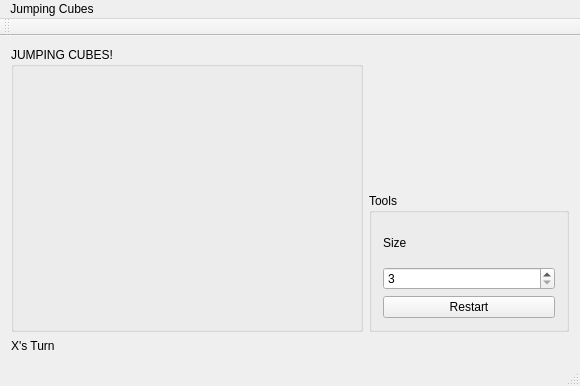
<?xml version="1.0" encoding="UTF-8"?>



<ui version="4.0">



 <class>MainWindow</class>


 <widget class="QMainWindow" name="MainWindow">



  <property name="geometry">



   <rect>


    <x>0</x>


    <y>0</y>


    <width>580</width>


    <height>386</height>


   </rect>


  </property>


  <property name="windowTitle">



   <string>MainWindow</string>



  </property>


  <widget class="QWidget" name="centralWidget">



   <layout class="QGridLayout" name="gridLayout_5">



    <item row="0" column="0" rowspan="2">



     <widget class="QGroupBox" name="groupBox">



      <property name="title">



       <string>JUMPING CUBES!</string>



      </property>


      <layout class="QHBoxLayout" name="horizontalLayout">



       <item>


        <layout class="QGridLayout" name="gridLayout"/>



       </item>


      </layout>


     </widget>


    </item>


    <item row="1" column="1">



     <widget class="QGroupBox" name="groupBox_2">



      <property name="maximumSize">



       <size>


        <width>200</width>


        <height>150</height>



       </size>


      </property>


      <property name="title">



       <string>Tools</string>



      </property>


      <layout class="QGridLayout" name="gridLayout_4">



       <item row="0" column="0">



        <layout class="QGridLayout" name="gridLayout_2">



         <item row="1" column="0">



          <widget class="QSpinBox" name="spinBox">



           <property name="minimum">



            <number>3</number>



           </property>


           <property name="maximum">



            <number>10</number>



           </property>


          </widget>


         </item>


         <item row="2" column="0">



          <widget class="QPushButton" name="pushButton_10">



           <property name="text">



            <string>Restart</string>



           </property>


          </widget>


         </item>


         <item row="0" column="0">



          <widget class="QLabel" name="label">



           <property name="enabled">



            <bool>true</bool>



           </property>


           <property name="text">



            <string>Size</string>



           </property>


          </widget>


         </item>


        </layout>


       </item>


      </layout>


      <zorder></zorder>


     </widget>


    </item>


    <item row="2" column="0">



     <widget class="QLabel" name="label_2">



      <property name="maximumSize">



       <size>


        <width>16777215</width>



        <height>15</height>


       </size>


      </property>


      <property name="text">



       <string>X's Turn</string>



      </property>


     </widget>


    </item>


   </layout>


  </widget>


  <widget class="QMenuBar" name="menuBar">



   <property name="geometry">



    <rect>


     <x>0</x>


     <y>0</y>


     <width>580</width>


     <height>21</height>


    </rect>


   </property>


   <widget class="QMenu" name="menuJumping_Cubes">



    <property name="title">



     <string>Jumping Cubes</string>



    </property>


   </widget>


   <addaction name="menuJumping_Cubes"/>



  </widget>


  <widget class="QToolBar" name="mainToolBar">



   <attribute name="toolBarArea">



    <enum>TopToolBarArea</enum>



   </attribute>


   <attribute name="toolBarBreak">



    <bool>false</bool>


   </attribute>


  </widget>


  <widget class="QStatusBar" name="statusBar"/>



 </widget>


 <layoutdefault spacing="6" margin="11"/>



 <resources/>


 <connections/>


</ui>
